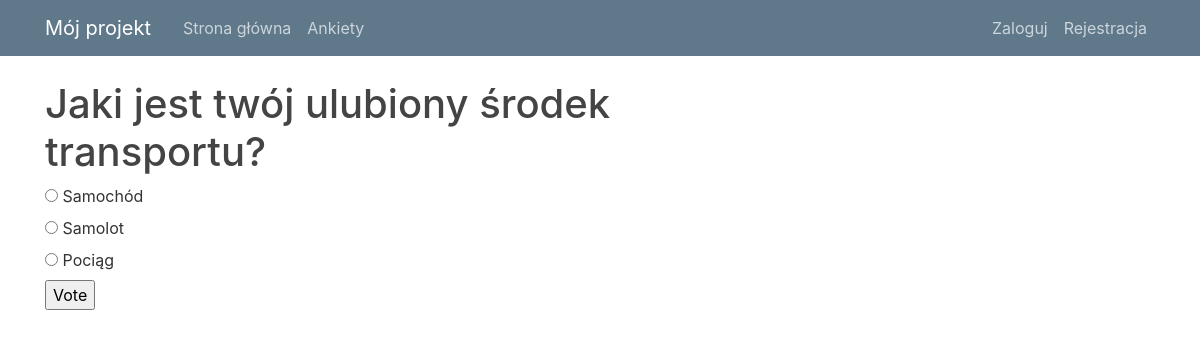
Page /polls/3/ on the committed database.
### polls/models.py (models this page shows, shortened)
class Question(models.Model):
    question_text = models.CharField(max_length=200)
    pub_date = models.DateTimeField('date published')
    def was_published_recently(self):
        now = timezone.now()
        return now - datetime.timedelta(days=1) <= self.pub_date <= now
    was_published_recently.admin_order_field = 'pub_date'
    was_published_recently.boolean = True
    was_published_recently.short_description = 'Published recently?'

class Choice(models.Model):
    question = models.ForeignKey(Question, on_delete=models.CASCADE)
    choice_text = models.CharField(max_length=200)
    votes = models.IntegerField(default=0)

### polls/views.py (the view)
# urls.py: path('<int:pk>/', views.DetailView.as_view(), name='detail'),
class DetailView(generic.DetailView):
    model = Question
    template_name = 'polls/detail.html'

### polls/templates/polls/detail.html (shortened to what this page needs)
{% extends "blog/base.html" %}
{% load crispy_forms_tags %}
{% load static %}
{% block content %}
     <link rel="stylesheet" type="text/css" href="{% static 'polls/style.css' %}">
     <h1>{{ question.question_text }}</h1>
    <form action="{% url 'polls:vote' question.id %}" method="post">
        {% for choice in question.choice_set.all %}
            <input type="radio" name="choice" id="choice{{ forloop.counter }}" value="{{ choice.id }}">
            <label for="choice{{ forloop.counter }}">{{ choice.choice_text }}</label><br>
        {% endfor %}
        <input type="submit" value="Vote">
    </form>
{% endblock content %}

### blog/static/blog/main.css (style rules this page uses)
body { background: #fafafa; color: #333333; margin-top: 5rem; }
h1, h2, h3, h4, h5, h6 { color: #444444; }

### polls/static/polls/style.css (style rules this page uses)
body { background: white url("images/background.gif") no-repeat; }

### rows in the picture
Question: question_text "Jaki jest twój ulubiony środek transportu?"
Choice: choice_text "Samochód"
Choice: choice_text "Samolot"
Choice: choice_text "Pociąg"
